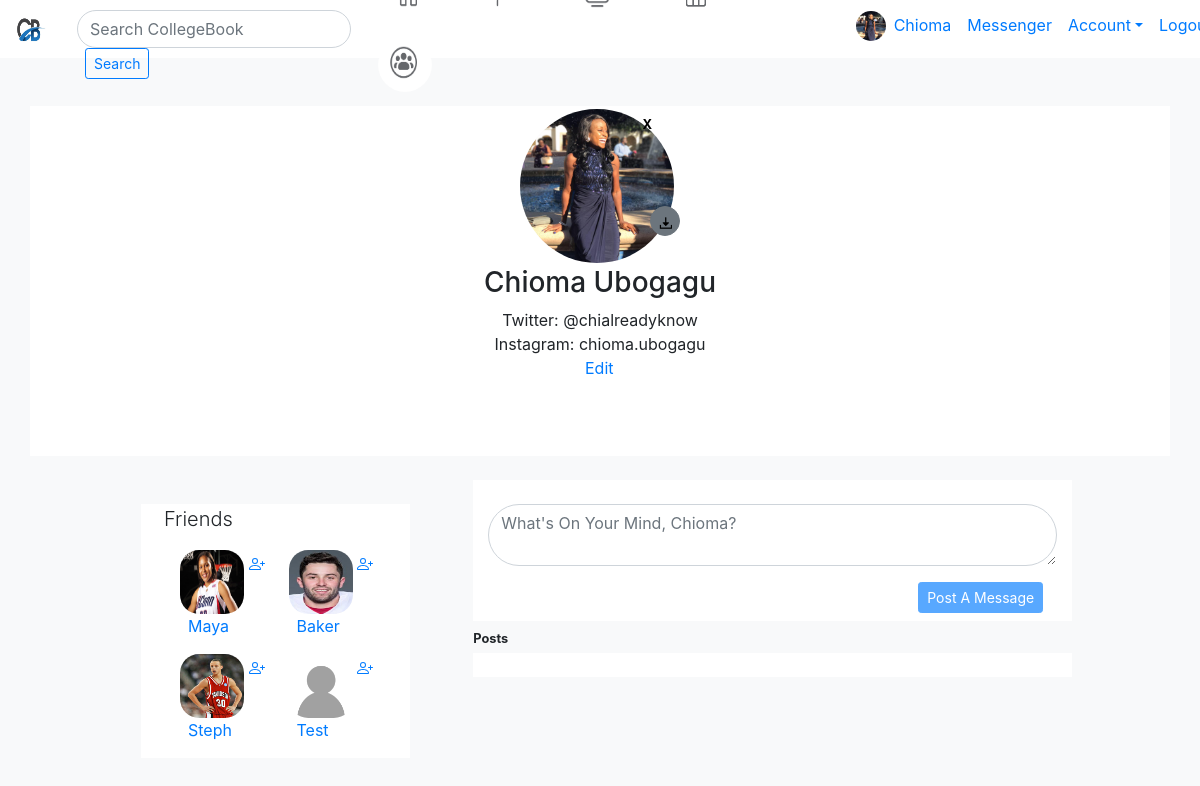
The app's page /home (signed in), older data.
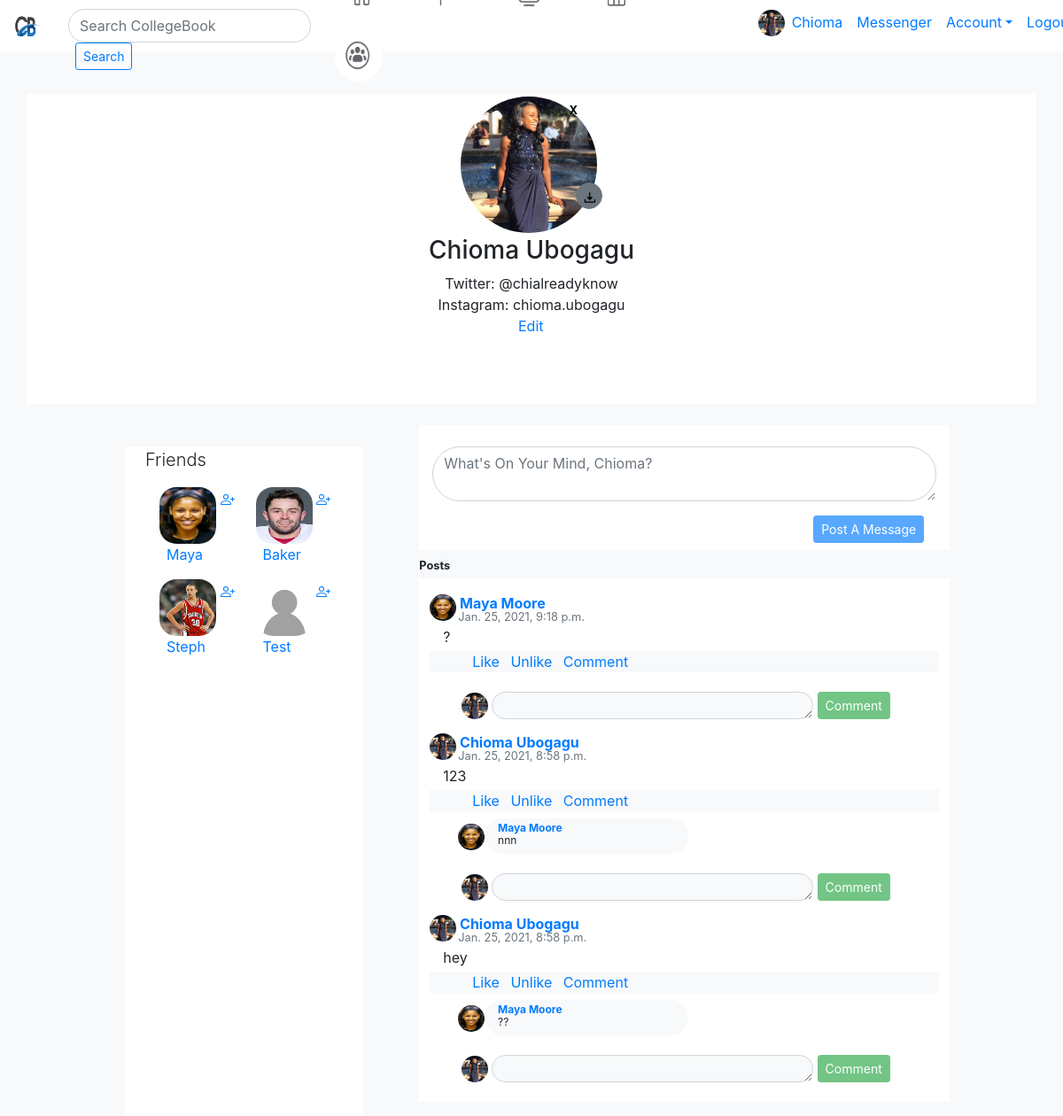
The same page, newer data.
### wallApp/models.py (models this page shows, shortened)
class User(models.Model):
    firstName = models.CharField(max_length = 255)
    lastName = models.CharField(max_length = 255)
    birthdayMonth = models.CharField(max_length = 30, null = True)
    birthdayDay = models.IntegerField(null = True)
    birthdayYear = models.IntegerField(null = True)
    emailAddress = models.CharField(max_length = 255)
    password = models.CharField(max_length = 255)
    confirmPassword = models.CharField(max_length = 255)
    profilePic= models.ImageField(upload_to='submittedProfilePicImages/', null=True, verbose_name="")
    profileInfo = models.CharField(max_length = 255, default = "")
    friends = models.ManyToManyField('self', related_name="friendship") # Self states this ManyToManyField is symmetrical – that is, if I am your friend, then you are my friend.
    objects = UserManager()
    createdAt = models.DateTimeField(auto_now_add = True)
    updatedAt = models.DateTimeField(auto_now = True)

class Message(models.Model):
    message = models.TextField()
    user = models.ForeignKey(User, related_name = "messages", on_delete=models.CASCADE) #the user who makes the post
    userReceivesPost = models.ForeignKey(User, related_name = "postRecipient", on_delete=models.CASCADE, null=True,) #the user who receives the post
    userLikes = models.ManyToManyField(User, related_name = 'theLiker') # the user who likes the post
    likeMessageCount = models.IntegerField(default = 0)
    likeMessageCountMinusDisplayNames = models.IntegerField(default = 0)
    objects = MessageManager()
    createdAt = models.DateTimeField(auto_now_add=True)
    updatedAt = models.DateTimeField(auto_now=True)

class Comment(models.Model):
    comment = models.TextField()
    message = models.ForeignKey(Message, related_name = "comments", on_delete=models.CASCADE)
    user = models.ForeignKey(User, related_name = "comments", on_delete=models.CASCADE) #the user who makes the comment
    userReceivesComment = models.ForeignKey(User, related_name = "commentee", on_delete=models.CASCADE, null=True,) #the user who receives the comment
    objects = CommentManager()
    createdAt = models.DateTimeField(auto_now_add=True)
    updatedAt = models.DateTimeField(auto_now=True)

### wallApp/views.py (the view, shortened to what this page needs)
# urls.py: path('home', views.loggedInUsersPage, name='home'),
def loggedInUsersPage(request, messageId=0):
    if 'loginInfo' not in request.session:
        return redirect('/')
    print("THIS IS THE LOGGED IN USERS PAGE ROUTE.")
    loggedInUser = User.objects.get(id=request.session['loginInfo'])
    allMessages = Message.objects.all()
    wallOfLoggedInUser = Message.objects.filter(userReceivesPost = loggedInUser).order_by('-createdAt')
    messagesUserUnliked= Message.objects.exclude(userLikes = loggedInUser)
    allUsers = User.objects.exclude(id=request.session['loginInfo'])
    print("THIS IS THE LAST PRINT STATEMENT IN THE LOGGED IN USER'S PAGE ROUTE.")
    context = {
        'wallOfLoggedInUser': wallOfLoggedInUser,
        'loggedInUser': User.objects.get(id=request.session['loginInfo']),
        'allMessages': allMessages,
        'allUsers': allUsers,
    }
    return render(request, "loggedInUsersPage.html", context)

### wallApp/templates/loggedInUsersPage.html (shortened to what this page needs)
<!DOCTYPE html>
<html lang="en">
<head>
    <link rel="stylesheet" href="https://stackpath.bootstrapcdn.com/bootstrap/4.5.0/css/bootstrap.min.css"
>
    <link rel="stylesheet" href="//code.jquery.com/ui/1.12.1/themes/base/jquery-ui.css">
    {% load static %}
    <link rel="stylesheet" href="{% static 'css/collegeWall.css' %}">
</head>
<body class="bg-light">
    <nav class="navbar navbar-expand-lg navbar-blue bg-white" id="navBar">
        <a class="navbar-brand" href="#">
            <img id="logoIcon" src="{% static 'Images/logo.png' %}" alt="A stock image of a logo with the two letters CB to represent Collegebook." />
        </a>
            <form class="form-inline col-sm-3" id="searchBarForm">
                <input class="form-control rounded-pill " id="searchBarInput" type="search" placeholder="Search CollegeBook" aria-label="Search">
                <button class="btn btn-outline-primary btn-sm ml-2" id="searchBarButton" type="submit">Search</button>
            </form>
        <div class="col-sm-5 "  id="navIconsDiv mt-2">
            <button class="btn btn-outline-light my-2 my-sm-0 buttonOfNavIcons">
                <img class=" mr-3" id="navIconHome" src="{% static 'Images/home.png' %}" alt="A stock image of a logo with the two letters CB to represent Collegebook." />
            </button>
            <button class="btn btn-outline-light my-2 my-sm-0 pl-2 pr-2 buttonOfNavIcons">
                <img class="mr-3" id="navIconPage" src="{% static 'Images/pages.png' %}" alt="A stock image of a logo with the two letters CB to represent Collegebook." />
            </button>
            <button class="btn btn-outline-light my-2 my-sm-0 pl-2 pr-2 buttonOfNavIcons">
                <img class="mr-3" id="navIconWatch" src="{% static 'Images/watch.png' %}" alt="A stock image of a logo with the two letters CB to represent Collegebook." />
            </button>
            <button class="btn btn-outline-light my-2 my-sm-0 pl-2 pr-2 buttonOfNavIcons">
                <img class="mr-3" id="navIconMarketplace" src="{% static 'Images/marketplace.png' %}" alt="A stock image of a logo with the two letters CB to represent Collegebook." />
            </button>
            <button class="btn btn-outline-light my-2 my-sm-0 pl-2 pr-4 buttonOfNavIcons">
                <img class="mr-3" id="navIconGroups" src="{% static 'Images/groups.png' %}" alt="A stock image of a logo with the two letters CB to represent Collegebook." />
            </button>
        </div>
        <div class="col-sm-3 mb-2" id="">
            <ul class="navbar-nav mr-auto">
                <li class="nav-item active">
                    <a id="linkForNavIconProfPic" href="#" class="d-inline ">
                        {% if not loggedInUser.profilePic == "" %}
                        <img src='{{ loggedInUser.profilePic }}' id="navIconProfPic" class="d-inline ">
                        {% endif %}
                    </a>
                    <li class="nav-item">
                        <a class="nav-link" href="/home">{{loggedInUser.firstName}}</a>
                    </li>
                    <li class="nav-item">
                        <a class="nav-link" href="/home">Messenger</a>
                    </li>
                </li>
                <li class="nav-item dropdown">
                    <a class="nav-link dropdown-toggle" href="#" id="dropdownSymbol" role="button" data-toggle="dropdown">Account</a>
                </li>
                <li class="nav-item active">
                    <a class="nav-link" href="/logout">Logout <span class="sr-only">(current)</span></a>
                </li>
            </ul>
        </div>
    </nav>
    <div class="container">
        <div class="row bg-white mt-5">
            <div class="col-sm bg-white">
            </div>
            <div class="col-sm profilePicBanner">
                <form enctype="multipart/form-data" method="POST" action="" class="mb-0" id="profilePicForm">
                    <label for="profilePicInputID" id="profilePicContainer">
                        <img src='{{ loggedInUser.profilePic }}' id="thumbnail" class="uploadedPhotoProperties">
                            <p class="mt-4">Click here to upload or <b>drag-and-drop</b> <br> an image...</br></p>
                    </label>
                    <button class="btn btn-sm btn btn-secondary" id="button" type="submit">
                        <img class="save" src="{% static 'Images/save.png' %}" alt="A black and white illustration of the save symbol." />
                    </button>
                </form>
                <form class="" action="userDeletesProfilePic" method="post">
                        {% if loggedInUser.profilePic == "" %}
                        <button class="btn btn-sm" id="clearImage">X</button>
                        {% else %}
                        <button class="btn btn-sm clearImage" type="submit">X</button>
                        {% endif %}
                    </form>
                    <h3 class="" id="userNameText">{{loggedInUser.firstName}} {{loggedInUser.lastName}}</h3>
                    <p class="mb-0" id="userProfileInfoTextArea">{{loggedInUser.profileInfo}}</p>
                    <a href="" class="" id="userProfileInfoEditLink">Edit</a>
            </div>
            <div class="col-sm bg-white">
            </div>
        </div>
        <div class="row ml-5 mt-4">
            <div class="col-sm-3 mt-4 ml-5 bg-white friendsDiv">
                <p class="lead mr-2 pl-2">Friends</p>
                {% for user in allUsers %}
                    {% if loggedInUser.id != user.id  %}
                        {% if user.profilePic == "" %}
                <figure class="ml-4 d-inline-block">
                    <a href="/{{user.firstName}}/{{user.lastName}}/{{user.id}}">
                        <img src="{% static 'Images/blankAvatar.png' %}" id="" class="friendsIconProfPic " alt="A thumbnail photo of the user">
                        <figcaption class="ml-2">{{user.firstName}}</figcaption>
                    </a>
                </figure>
                <a href="/addFriend/{{user.id}}">
                </a>
                    {% else %}
                <div class="d-inline-block">
                    <figure class="ml-4">
                        <a href="/{{user.firstName}}/{{user.lastName}}/{{user.id}}">
                            <img src="{{user.profilePic}}" id="" class="friendsIconProfPic" alt="A thumbnail photo of the user">
                        </a>
                            <a href="/addFriend/{{user.id}}">
                            </a>
                        <a href="/{{user.firstName}}/{{user.lastName}}/{{user.id}}">
                            <figcaption class="ml-2">{{user.firstName}}</figcaption>
                        </a>
                    </figure>
                </div>
                        {% endif%}
                    {% endif %}
                {% endfor %}
            </div>
            <div class="col-sm-7 ml-5">
                <form class="mb-2 bg-white col-sm-12" action="" method="post" id="postAMessageForm">
                    <div class="form-group">
                        <textarea class="form-control rounded-pill" id="userMessageID" name="userMessage" rows="2" placeholder="What's On Your Mind, {{loggedInUser.firstName}}?"></textarea>
                    </div>
                    <button type="submit" class="btn btn-primary mb-2 btn-sm" id="postAMessageButton">Post A Message</button>
                </form>
                <small class="font-weight-bold">Posts</small>
                <table class="table table-borderless">
                    <tbody class="">
                        <tr>
                            <td class="bg-white">
                                {% for message in wallOfLoggedInUser %}
                                <div class="messageContentsDiv">
                                    {% if message.user.id == loggedInUser.id %}
                                            <a href="/home">
                                            {% if not message.user.profilePic == "" %}
                                                <img src="{{message.user.profilePic}}" id="navIconProfPic" alt="">
                                            {% endif %}
                                                    {{message.user.firstName}} {{message.user.lastName}}
                                            </a>
                                    {% else %}
                                    <a href="/{{message.user.firstName}}/{{message.user.lastName}}/{{message.user.id}}">
                                        {% if not message.user.profilePic == "" %}
                                        <img src="{{message.user.profilePic}}" id="navIconProfPic" alt="">
                                        {% endif %}
                                        {{message.user.firstName}} {{message.user.lastName}}
                                    </a>
                                    {% endif %}
                                            {% if message.user.profilePic == "" %}
                                                <small class="d-block ml-4 text-secondary messageCreatedAt">{{message.createdAt}}</small>
                                            {% else %}
                                                <small class="d-block ml-4 text-secondary messageCreatedAtWithThumbnail">{{message.createdAt}}</small>
                                            {% endif %}
                                </div>
                                <p class="col-sm mb-0 mt-0 ml-0  messageText">{{message.message}} </p>
                                <div class=" col-sm-12 mr-3 pl-5 mt-0 bg-light">
                                    <a class="mr-2 hover" href="/like/{{message.id}}">Like</a>
                                    <a class="mr-2" href="/unlike/{{message.id}}">Unlike</a>
                                    <a class="" href="">Comment</a>
                                </div>
                                {% for comment in message.comments.all %}
                                <div class="commentSectionDiv row mt-2 ml-3">
                                        <img src="{{comment.user.profilePic}}" id="navIconProfPic" alt="" class="d-inline ml-3">
                                        <div class="badge rounded-pill bg-light commentSection ">
                                            <a href="/{{comment.user.firstName}}/{{comment.user.lastName}}/{{comment.user.id}}" class="commentHeadText d-block">{{comment.user.firstName}} {{comment.user.lastName}}</a>
                                            <p class="commentSubText d-block">{{comment.comment}}</p>
                                        </div>
                                </div>
                                {% endfor %}
                                <form class="col-sm ml-0 sm mb-0 mt-0 pt-0 pb-0" action="{% url 'processComment' userFirstName=loggedInUser.firstName userLastName=loggedInUser.lastName userId=loggedInUser.id %}" method="post" id="postACommentForm">
                                    <div class="form-group mt-0 mb-0 commentSubDiv">
                                    {% if not loggedInUser.profilePic == "" %}
                                        <img src="{{loggedInUser.profilePic}}" id="navIconProfPic" alt="" class="d-inline mt-3 ml-3">
                                    {% endif %}
                                        <textarea class="form-control form-control-sm col-sm-8 mt-3 rounded-pill bg-light text-black d-inline commentTextAreaOnForm" rows="1" id=userCommentID name="userComment"></textarea>
                                        <button type="submit" id="" class="btn btn-primary mt-3 btn-success btn-sm d-inline postACommentButton">Comment</button>
                                    </div>
                                </form>
                                {% endfor %}
                            </td>
                        </tr>
                    </tbody>
                </table>
            </div>
        </div>
    </div>
</body>
</html>

Row changes from the older to the newer data that the page shows:
changed User "Maya": profilePic: a different picture
added Message: user.firstName "Maya", user.lastName "Moore", createdAt "Jan. 25, 2021, 9:18 p.m.", message "?"
added Message: user.firstName "Chioma", user.lastName "Ubogagu", createdAt "Jan. 25, 2021, 8:58 p.m.", message "123"
added Comment: user.firstName "Maya", user.lastName "Moore", comment "nnn", shown under "Chioma"
added Message: user.firstName "Chioma", user.lastName "Ubogagu", createdAt "Jan. 25, 2021, 8:58 p.m.", message "hey"
added Comment: user.firstName "Maya", user.lastName "Moore", comment "??", shown under "Chioma"
